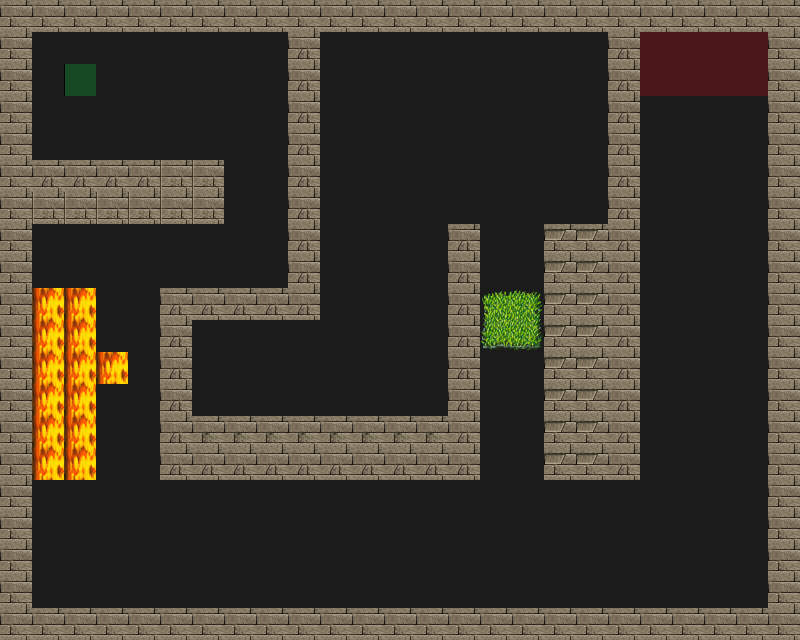

Below is a game level as drawn by its tile map, then a one-line description and the .tmx file that defines it, in full:
An orthogonal 25x20 tile map with 32x32 px tiles, 4 tile layers (Road, Trap, Wall, Utility), 4 tilesets.

<map version="1.0" orientation="orthogonal" renderorder="right-down" width="25" height="20" tilewidth="32" tileheight="32" nextobjectid="1">
 <tileset firstgid="1" source="tilesets/meta.tsx" />
 <tileset firstgid="3" source="tilesets/road.tsx" />
 <tileset firstgid="4" source="tilesets/traps.tsx" />
 <tileset firstgid="196" source="tilesets/wallsandroofs.tsx" />
 <layer name="Road" width="25" height="20">
  <data encoding="csv">
3,3,3,3,3,3,3,3,3,3,3,3,3,3,3,3,3,3,3,3,3,3,3,3,3,
3,3,3,3,3,3,3,3,3,3,3,3,3,3,3,3,3,3,3,3,3,3,3,3,3,
3,3,3,3,3,3,3,3,3,3,3,3,3,3,3,3,3,3,3,3,3,3,3,3,3,
3,3,3,3,3,3,3,3,3,3,3,3,3,3,3,3,3,3,3,3,3,3,3,3,3,
3,3,3,3,3,3,3,3,3,3,3,3,3,3,3,3,3,3,3,3,3,3,3,3,3,
3,3,3,3,3,3,3,3,3,3,3,3,3,3,3,3,3,3,3,3,3,3,3,3,3,
3,3,3,3,3,3,3,3,3,3,3,3,3,3,3,3,3,3,3,3,3,3,3,3,3,
3,3,3,3,3,3,3,3,3,3,3,3,3,3,3,3,3,3,3,3,3,3,3,3,3,
3,3,3,3,3,3,3,3,3,3,3,3,3,3,3,3,3,3,3,3,3,3,3,3,3,
3,3,3,3,3,3,3,3,3,3,3,3,3,3,3,3,3,3,3,3,3,3,3,3,3,
3,3,3,3,3,3,3,3,3,3,3,3,3,3,3,3,3,3,3,3,3,3,3,3,3,
3,3,3,3,3,3,3,3,3,3,3,3,3,3,3,3,3,3,3,3,3,3,3,3,3,
3,3,3,3,3,3,3,3,3,3,3,3,3,3,3,3,3,3,3,3,3,3,3,3,3,
3,3,3,3,3,3,3,3,3,3,3,3,3,3,3,3,3,3,3,3,3,3,3,3,3,
3,3,3,3,3,3,3,3,3,3,3,3,3,3,3,3,3,3,3,3,3,3,3,3,3,
3,3,3,3,3,3,3,3,3,3,3,3,3,3,3,3,3,3,3,3,3,3,3,3,3,
3,3,3,3,3,3,3,3,3,3,3,3,3,3,3,3,3,3,3,3,3,3,3,3,3,
3,3,3,3,3,3,3,3,3,3,3,3,3,3,3,3,3,3,3,3,3,3,3,3,3,
3,3,3,3,3,3,3,3,3,3,3,3,3,3,3,3,3,3,3,3,3,3,3,3,3,
3,3,3,3,3,3,3,3,3,3,3,3,3,3,3,3,3,3,3,3,3,3,3,3,3
</data>
 </layer>
 <layer name="Trap" width="25" height="20">
  <data encoding="csv">
0,0,0,0,0,0,0,0,0,0,0,0,0,0,0,0,0,0,0,0,0,0,0,0,0,
0,0,0,0,0,0,0,0,0,0,0,0,0,0,0,0,0,0,0,0,0,0,0,0,0,
0,0,0,0,0,0,0,0,0,0,0,0,0,0,0,0,0,0,0,0,0,0,0,0,0,
0,0,0,0,0,0,0,0,0,0,0,0,0,0,0,0,0,0,0,0,0,0,0,0,0,
0,0,0,0,0,0,0,0,0,0,0,0,0,0,0,0,0,0,0,0,0,0,0,0,0,
0,0,0,0,0,0,0,0,0,0,0,0,0,0,0,0,0,0,0,0,0,0,0,0,0,
0,0,0,0,0,0,0,0,0,0,0,0,0,0,0,0,0,0,0,0,0,0,0,0,0,
0,0,0,0,0,0,0,0,0,0,0,0,0,0,0,0,0,0,0,0,0,0,0,0,0,
0,0,0,0,0,0,0,0,0,0,0,0,0,0,0,0,0,0,0,0,0,0,0,0,0,
0,162,162,0,0,0,0,0,0,0,0,0,0,0,0,26,27,0,0,0,0,0,0,0,0,
0,162,162,0,0,0,0,0,0,0,0,0,0,0,0,42,43,0,0,0,0,0,0,0,0,
0,162,162,162,0,0,0,0,0,0,0,0,0,0,0,0,0,0,0,0,0,0,0,0,0,
0,162,162,0,0,0,0,0,0,0,0,0,0,0,0,0,0,0,0,0,0,0,0,0,0,
0,162,162,0,0,0,0,0,0,0,0,0,0,0,0,0,0,0,0,0,0,0,0,0,0,
0,162,162,0,0,0,0,0,0,0,0,0,0,0,0,0,0,0,0,0,0,0,0,0,0,
0,0,0,0,0,0,0,0,0,0,0,0,0,0,0,0,0,0,0,0,0,0,0,0,0,
0,0,0,0,0,0,0,0,0,0,0,0,0,0,0,0,0,0,0,0,0,0,0,0,0,
0,0,0,0,0,0,0,0,0,0,0,0,0,0,0,0,0,0,0,0,0,0,0,0,0,
0,0,0,0,0,0,0,0,0,0,0,0,0,0,0,0,0,0,0,0,0,0,0,0,0,
0,0,0,0,0,0,0,0,0,0,0,0,0,0,0,0,0,0,0,0,0,0,0,0,0
</data>
 </layer>
 <layer name="Wall" width="25" height="20">
  <data encoding="csv">
261,261,261,261,261,261,261,261,261,261,261,261,261,261,261,261,261,261,261,261,261,261,261,261,261,
261,0,0,0,0,0,0,0,0,309,0,0,0,0,0,0,0,0,0,309,0,0,0,0,261,
261,0,0,0,0,0,0,0,0,309,0,0,0,0,0,0,0,0,0,309,0,0,0,0,261,
261,0,0,0,0,0,0,0,0,309,0,0,0,0,0,0,0,0,0,309,0,0,0,0,261,
261,0,0,0,0,0,0,0,0,309,0,0,0,0,0,0,0,0,0,309,0,0,0,0,261,
261,309,309,309,309,260,260,0,0,309,0,0,0,0,0,0,0,0,0,309,0,0,0,0,261,
261,260,260,260,260,260,260,0,0,309,0,0,0,0,0,0,0,0,0,309,0,0,0,0,261,
261,0,0,0,0,0,0,0,0,309,0,0,0,0,309,0,0,248,248,309,0,0,0,0,261,
261,0,0,0,0,0,0,0,0,309,0,0,0,0,309,0,0,248,248,309,0,0,0,0,261,
261,0,0,0,0,309,309,309,309,309,0,0,0,0,309,0,0,248,248,309,0,0,0,0,261,
261,0,0,0,0,309,0,0,0,0,0,0,0,0,309,0,0,248,248,309,0,0,0,0,261,
261,0,0,0,0,309,0,0,0,0,0,0,0,0,309,0,0,248,248,309,0,0,0,0,261,
261,0,0,0,0,309,0,0,0,0,0,0,0,0,309,0,0,248,248,309,0,0,0,0,261,
261,0,0,0,0,309,247,247,247,247,247,247,247,247,309,0,0,248,248,309,0,0,0,0,261,
261,0,0,0,0,309,309,309,309,309,309,309,309,309,309,0,0,248,248,309,0,0,0,0,261,
261,0,0,0,0,0,0,0,0,0,0,0,0,0,0,0,0,0,0,0,0,0,0,0,261,
261,0,0,0,0,0,0,0,0,0,0,0,0,0,0,0,0,0,0,0,0,0,0,0,261,
261,0,0,0,0,0,0,0,0,0,0,0,0,0,0,0,0,0,0,0,0,0,0,0,261,
261,0,0,0,0,0,0,0,0,0,0,0,0,0,0,0,0,0,0,0,0,0,0,0,261,
261,261,261,261,261,261,261,261,261,261,261,261,261,261,261,261,261,261,261,261,261,261,261,261,261
</data>
 </layer>
 <layer name="Utility" width="25" height="20">
  <data encoding="csv">
0,0,0,0,0,0,0,0,0,0,0,0,0,0,0,0,0,0,0,0,0,0,0,0,0,
0,0,0,0,0,0,0,0,0,0,0,0,0,0,0,0,0,0,0,0,1,1,1,1,0,
0,0,2,0,0,0,0,0,0,0,0,0,0,0,0,0,0,0,0,0,1,1,1,1,0,
0,0,0,0,0,0,0,0,0,0,0,0,0,0,0,0,0,0,0,0,0,0,0,0,0,
0,0,0,0,0,0,0,0,0,0,0,0,0,0,0,0,0,0,0,0,0,0,0,0,0,
0,0,0,0,0,0,0,0,0,0,0,0,0,0,0,0,0,0,0,0,0,0,0,0,0,
0,0,0,0,0,0,0,0,0,0,0,0,0,0,0,0,0,0,0,0,0,0,0,0,0,
0,0,0,0,0,0,0,0,0,0,0,0,0,0,0,0,0,0,0,0,0,0,0,0,0,
0,0,0,0,0,0,0,0,0,0,0,0,0,0,0,0,0,0,0,0,0,0,0,0,0,
0,0,0,0,0,0,0,0,0,0,0,0,0,0,0,0,0,0,0,0,0,0,0,0,0,
0,0,0,0,0,0,0,0,0,0,0,0,0,0,0,0,0,0,0,0,0,0,0,0,0,
0,0,0,0,0,0,0,0,0,0,0,0,0,0,0,0,0,0,0,0,0,0,0,0,0,
0,0,0,0,0,0,0,0,0,0,0,0,0,0,0,0,0,0,0,0,0,0,0,0,0,
0,0,0,0,0,0,0,0,0,0,0,0,0,0,0,0,0,0,0,0,0,0,0,0,0,
0,0,0,0,0,0,0,0,0,0,0,0,0,0,0,0,0,0,0,0,0,0,0,0,0,
0,0,0,0,0,0,0,0,0,0,0,0,0,0,0,0,0,0,0,0,0,0,0,0,0,
0,0,0,0,0,0,0,0,0,0,0,0,0,0,0,0,0,0,0,0,0,0,0,0,0,
0,0,0,0,0,0,0,0,0,0,0,0,0,0,0,0,0,0,0,0,0,0,0,0,0,
0,0,0,0,0,0,0,0,0,0,0,0,0,0,0,0,0,0,0,0,0,0,0,0,0,
0,0,0,0,0,0,0,0,0,0,0,0,0,0,0,0,0,0,0,0,0,0,0,0,0
</data>
 </layer>
</map>
